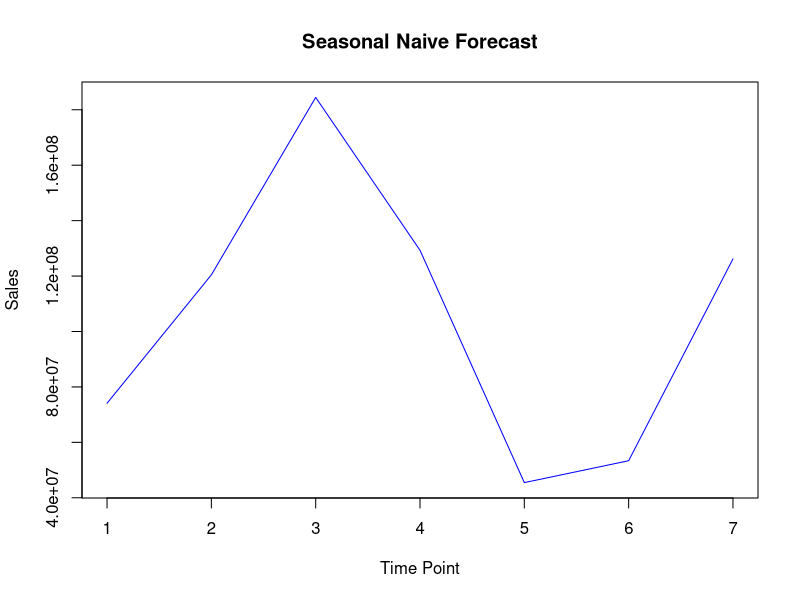

Reproduce this figure in R. (Note: this script raises an error after producing the figure.)
library(forecast)
library(MLmetrics)
data <-c(74104961.74,120441361.99, 184463589.30, 129305904.74, 45479670.96, 53376327.03, 126183313.81)
class(data)

#naive = snaive(data, h=length(validation))
naive = snaive(data, h=12)
naive

# MAPE(naive$mean, validation) * 100

plot(data, col="blue", xlab="Time Point", ylab="Sales", main="Seasonal Naive Forecast", type='l')
lines(naive$mean, col="red", lwd=2)

####################################### Exponential Smoothing (multiplicative) ############################################
ets_model = ets(data, allow.multiplicative.trend = TRUE)
summary(ets_model)


ets_forecast = forecast(ets_model, h=12)
ets_forecast
# MAPE(ets_forecast$mean, validation) *100


####################################### Exponential Smoothing (additive) ############################################
ets_model_additive = ets(data, allow.multiplicative.trend = FALSE)
summary(ets_model_additive)

ets_forecast = forecast(ets_model_additive, h=12)
ets_forecast
# MAPE(ets_forecast$mean, validation) *100


############################################ Double Seasonal holt winters ###############################

dshw_model = dshw(data, period1=2, period2 = 3, h=12)
#MAPE(dshw_model$mean, validation)*100


#############################################  ARIMA ######################################
arima_optimal = auto.arima(data)
arima_optimal
summary(arima_optimal)
arima_forecast = forecast(arima_optimal, h=12)
arima_forecast
